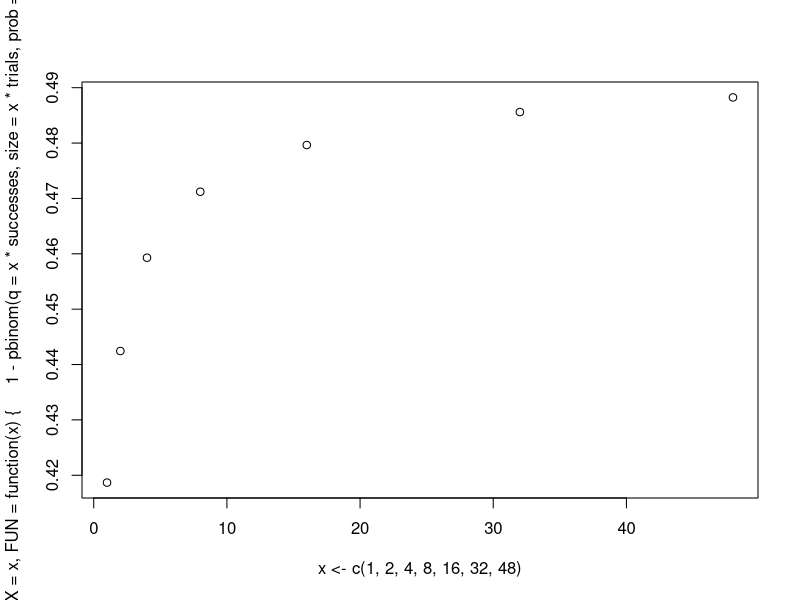
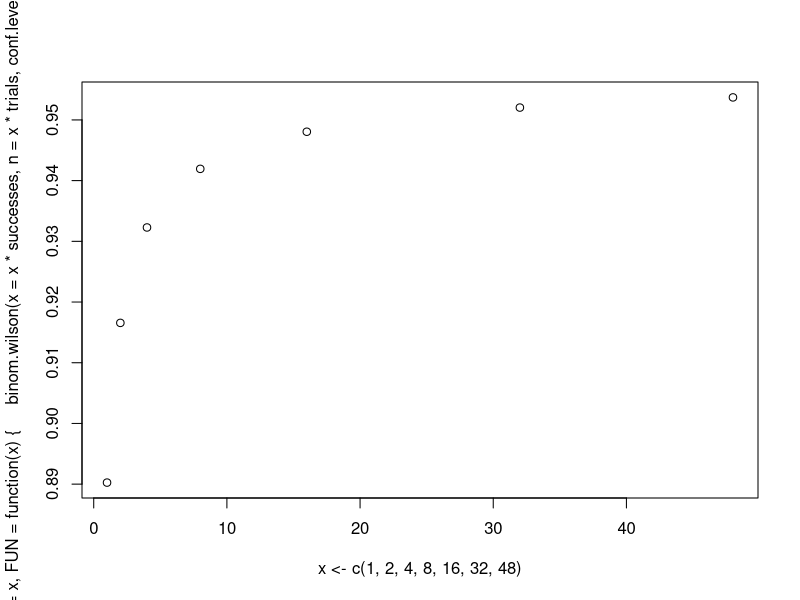

Here is the R script that generated these plots, in order:
## ---- chunk 1
successes <- 73
trials <- 76
proportion <- as.double(successes) / as.double(trials)
## ---- chunk 2
epi_wilson_ci <- 
  epitools::binom.wilson(x = successes, n = trials, conf.level = 0.95)
print(epi_wilson_ci)
## ---- chunk 3
# computational equivalent of binom.wilson from CRAN 'epitools' package
binom.wilson <-
  function(x, n, conf.level = 0.95) {
    lambda  <- qnorm(0.5*(1 + conf.level))
    # Adapted from Wilson 1927, mostly by multipling numerator
    #   and denominator by n to reduce roundoff error
    nt     <- ( lambda^2 )
    np_0   <- x
    nq_0   <- n - x
    denom   <- n + nt
    center  <- ( np_0 + nt / 2 )
    radical <- ( np_0 * nq_0 + n * (nt / 4) ) * nt / n
    delta   <- sqrt(radical)
    R.lower <- ( center - delta ) / denom
    R.upper <- ( center + delta ) / denom
    data.frame(
      x = x,
      n = n,
      proportion = as.double(np_0) / as.double(n), 
      lower = R.lower,
      upper = R.upper,
      conf.level = conf.level
    )
  }
wilson_ci <- binom.wilson(x = successes, n = trials, conf.level = 0.95)
print(wilson_ci)
## ---- chunk 4
print(wilson_ci$lower - epi_wilson_ci$lower)
print(wilson_ci$upper - epi_wilson_ci$upper)
## ---- chunk 5
low.guess <- 0.90816
1 - pbinom(q = successes, size = trials, prob = low.guess)
## ---- chunk 6
high.guess <- 0.99178
1 - pbinom(q = successes, size = trials, prob = high.guess, lower.tail = FALSE)
## ---- chunk 7
1 - pbinom(q = successes, size = trials, prob = proportion)
## ---- chunk 8
1 - pbinom(q = 100 * successes, size = 100 * trials, prob = proportion)
## ---- chunk 9
plot(
  x = x <- c(1,2,4,8,16,32,48),
  y = y <- sapply(
    X = x, 
    FUN = function(x){
      1 - pbinom(q = x * successes, size = x * trials, prob = proportion)
    }
  )
)
## ---- chunk 10
cat(
  sprintf("For %d successes over %d trials:"
  , wilson_ci$x
  , wilson_ci$n
  ),
  sprintf("Proportion: %f"
  , wilson_ci$proportion
  ),
  sprintf("Wilson estimate of confidence interval for proportion: [%f,%f]"
  , wilson_ci$lower
  , wilson_ci$upper
  ),
  sprintf("My low and high guesses: %f,%f"
  , low.guess
  , high.guess
  ),
  sprintf("Differences from my guesses: %f, %f"
  , wilson_ci$lower - low.guess
  , wilson_ci$upper - high.guess
  ),
  sep = "\n"
)
## ---- chunk 11
print(binom.wilson(x = 8 * successes, n = 8 * trials, conf.level = 0.95))
plot(
  x = x <- c(1,2,4,8,16,32,48),
  y = y <- sapply(
    X = x,
    FUN = function(x){
      binom.wilson(x = x * successes, n = x * trials, conf.level = 0.95)$lower
    }
  )
)
